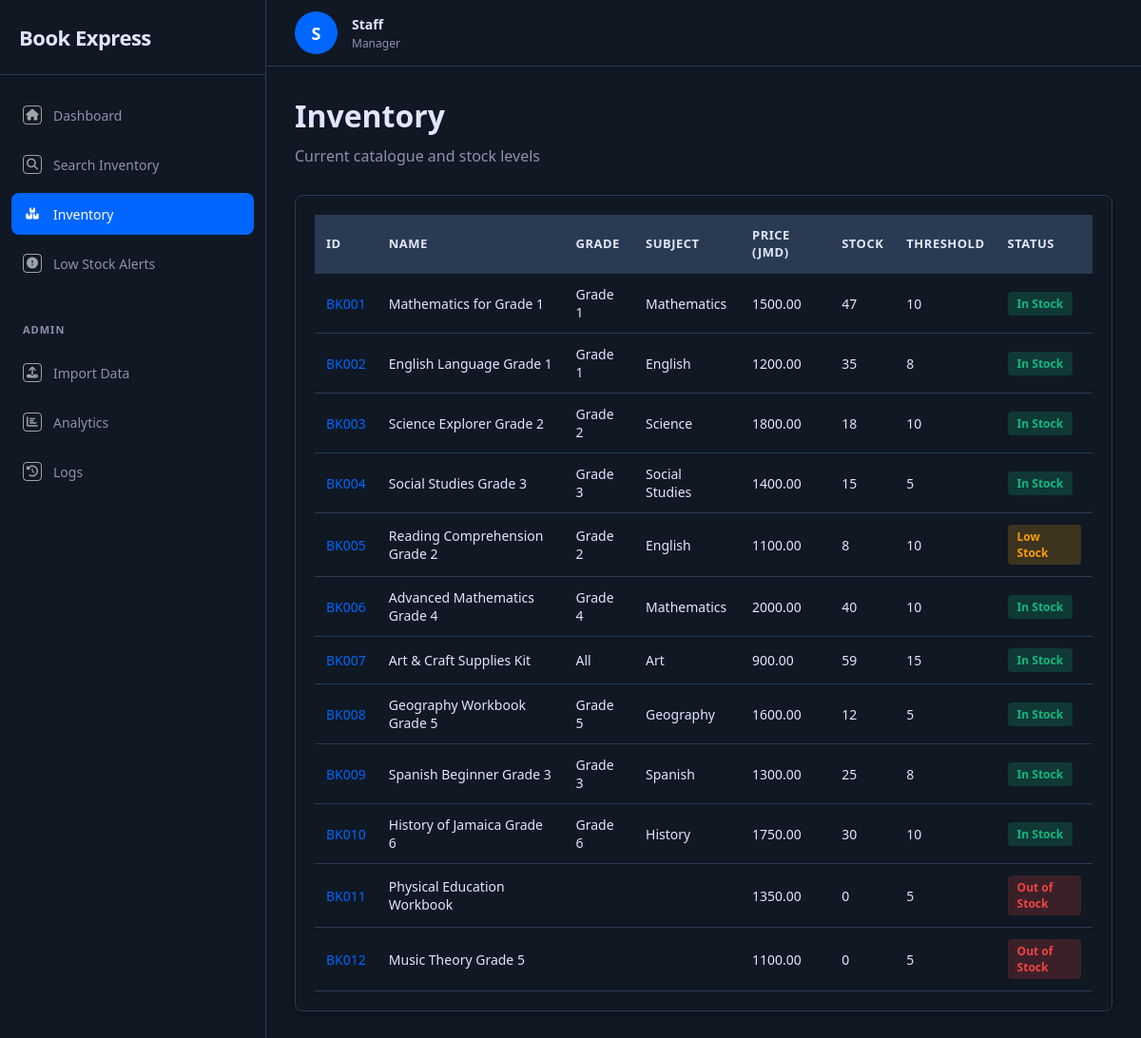
Page /inventory on the committed database.
### tables this page shows
CREATE TABLE inventory_item (
            item_id TEXT PRIMARY KEY,
            item_name TEXT NOT NULL,
            unit_price REAL NOT NULL DEFAULT 0.0,
            stock_quantity INTEGER NOT NULL DEFAULT 0,
            reorder_threshold INTEGER NOT NULL DEFAULT 5,
            grade TEXT,
            subject TEXT,
            availability_status TEXT DEFAULT 'In Stock'
        );

### app.py (the view)
@app.route("/inventory")
def inventory():
    items = InventoryItem.get_all()
    return render_template("inventory.html", items=items)

### database.py (called while the page is built)
def get_connection():
    conn = sqlite3.connect(DB_PATH)
    conn.row_factory = sqlite3.Row
    conn.execute("PRAGMA foreign_keys = ON")
    return conn

### entities/InventoryItem.py (called while the page is built)
    @staticmethod
    def get_all():
        conn = get_connection()
        rows = conn.execute("SELECT * FROM inventory_item ORDER BY item_id").fetchall()
        conn.close()
        return [InventoryItem(
            item_id=r["item_id"], item_name=r["item_name"],
            unit_price=r["unit_price"], stock_quantity=r["stock_quantity"],
            reorder_threshold=r["reorder_threshold"], grade=r["grade"],
            subject=r["subject"], availability_status=r["availability_status"]
        ) for r in rows]

### templates/inventory.html (shortened to what this page needs)
{% extends "base.html" %}
{% set active_page = 'inventory' %}
{% block content %}
<div class="section-header">
    <h1>Inventory</h1>
    <p>Current catalogue and stock levels</p>
</div>
<div class="catalogue-container">
    <div class="catalogue-table-wrapper">
        <table class="catalogue-table">
            <thead><tr><th>ID</th><th>Name</th><th>Grade</th><th>Subject</th><th>Price (JMD)</th><th>Stock</th><th>Threshold</th><th>Status</th></tr></thead>
            <tbody>
                {% for item in items %}
                <tr>
                    <td><a href="/item/{{ item.item_id }}" style="color:var(--primary-color);text-decoration:none">{{ item.item_id }}</a></td>
                    <td>{{ item.item_name }}</td><td>{{ item.grade }}</td><td>{{ item.subject }}</td>
                    <td>{{ "%.2f"|format(item.unit_price) }}</td><td>{{ item.stock_quantity }}</td><td>{{ item.reorder_threshold }}</td>
                    <td>{% if item.stock_quantity == 0 %}<span class="badge badge-red">Out of Stock</span>{% elif item.stock_quantity <= item.reorder_threshold %}<span class="badge badge-yellow">Low Stock</span>{% else %}<span class="badge badge-green">In Stock</span>{% endif %}</td>
                </tr>
                {% endfor %}
            </tbody>
        </table>
    </div>
</div>
{% endblock %}

### static/css/dashboard.css (style rules this page uses)
* { margin:0;padding:0;box-sizing:border-box }
:root { --primary-color:#0066ff;--dark-bg:#0f1823;--sidebar-bg:#0f1823;--card-bg:#0f1823;--border-color:#2a3a52;--text-primary:#e0e6ff;--text-secondary:#8b92ad;--success-color:#10b981;--warning-color:#f59e0b;--danger-color:#ef4444;--icon-color:rgba(255,255,255,0.6) }
body { font-family:'Segoe UI',Tahoma,Geneva,Verdana,sans-serif;background-color:var(--dark-bg);color:var(--text-primary);overflow:hidden }
.section-header { margin-bottom:30px }
.section-header h1 { font-size:32px;font-weight:700;margin-bottom:10px }
.section-header p,.subtitle { font-size:16px;color:var(--text-secondary) }
.data-table,.catalogue-table,.alerts-table,.inventory-table { width:100%;border-collapse:collapse;font-size:14px }
.data-table thead,.catalogue-table thead,.alerts-table thead,.inventory-table thead { background-color:var(--border-color);border-bottom:2px solid var(--border-color) }
.data-table th,.catalogue-table th,.alerts-table th,.inventory-table th { padding:12px;text-align:left;font-weight:600;color:var(--text-primary);font-size:13px;text-transform:uppercase;letter-spacing:.5px }
.data-table td,.catalogue-table td,.alerts-table td,.inventory-table td { padding:12px;border-bottom:1px solid var(--border-color);color:var(--text-primary) }
.badge { display:inline-block;padding:4px 10px;border-radius:4px;font-size:12px;font-weight:600 }
.badge-green { background-color:rgba(16,185,129,.2);color:var(--success-color) }
.badge-yellow { background-color:rgba(245,158,11,.2);color:var(--warning-color) }
.badge-red { background-color:rgba(239,68,68,.2);color:var(--danger-color) }
.catalogue-container,.alerts-container,.inventory-container { background:var(--card-bg);border-radius:8px;box-shadow:0 2px 8px rgba(0,0,0,.3);padding:20px;color:var(--text-primary);border:1px solid var(--border-color) }
.catalogue-table-wrapper,.alerts-table-wrapper,.inventory-table-wrapper { overflow-x:auto }

### rows in the picture
inventory_item: item_id "BK001", item_name "Mathematics for Grade 1", grade "Grade 1", subject "Mathematics", unit_price "1500.00", stock_quantity "47", reorder_threshold "10", shows "In Stock"
inventory_item: item_id "BK002", item_name "English Language Grade 1", grade "Grade 1", subject "English", unit_price "1200.00", stock_quantity "35", reorder_threshold "8", shows "In Stock"
inventory_item: item_id "BK003", item_name "Science Explorer Grade 2", grade "Grade 2", subject "Science", unit_price "1800.00", stock_quantity "18", reorder_threshold "10", shows "In Stock"
inventory_item: item_id "BK004", item_name "Social Studies Grade 3", grade "Grade 3", subject "Social Studies", unit_price "1400.00", stock_quantity "15", reorder_threshold "5", shows "In Stock"
inventory_item: item_id "BK005", item_name "Reading Comprehension Grade 2", grade "Grade 2", subject "English", unit_price "1100.00", stock_quantity "8", reorder_threshold "10", shows "Low Stock"
inventory_item: item_id "BK006", item_name "Advanced Mathematics Grade 4", grade "Grade 4", subject "Mathematics", unit_price "2000.00", stock_quantity "40", reorder_threshold "10", shows "In Stock"
inventory_item: item_id "BK007", item_name "Art & Craft Supplies Kit", grade "All", subject "Art", unit_price "900.00", stock_quantity "59", reorder_threshold "15", shows "In Stock"
inventory_item: item_id "BK008", item_name "Geography Workbook Grade 5", grade "Grade 5", subject "Geography", unit_price "1600.00", stock_quantity "12", reorder_threshold "5", shows "In Stock"
inventory_item: item_id "BK009", item_name "Spanish Beginner Grade 3", grade "Grade 3", subject "Spanish", unit_price "1300.00", stock_quantity "25", reorder_threshold "8", shows "In Stock"
inventory_item: item_id "BK010", item_name "History of Jamaica Grade 6", grade "Grade 6", subject "History", unit_price "1750.00", stock_quantity "30", reorder_threshold "10", shows "In Stock"
inventory_item: item_id "BK011", item_name "Physical Education Workbook", unit_price "1350.00", stock_quantity "0", reorder_threshold "5", shows "Out of Stock"
inventory_item: item_id "BK012", item_name "Music Theory Grade 5", unit_price "1100.00", stock_quantity "0", reorder_threshold "5", shows "Out of Stock"
